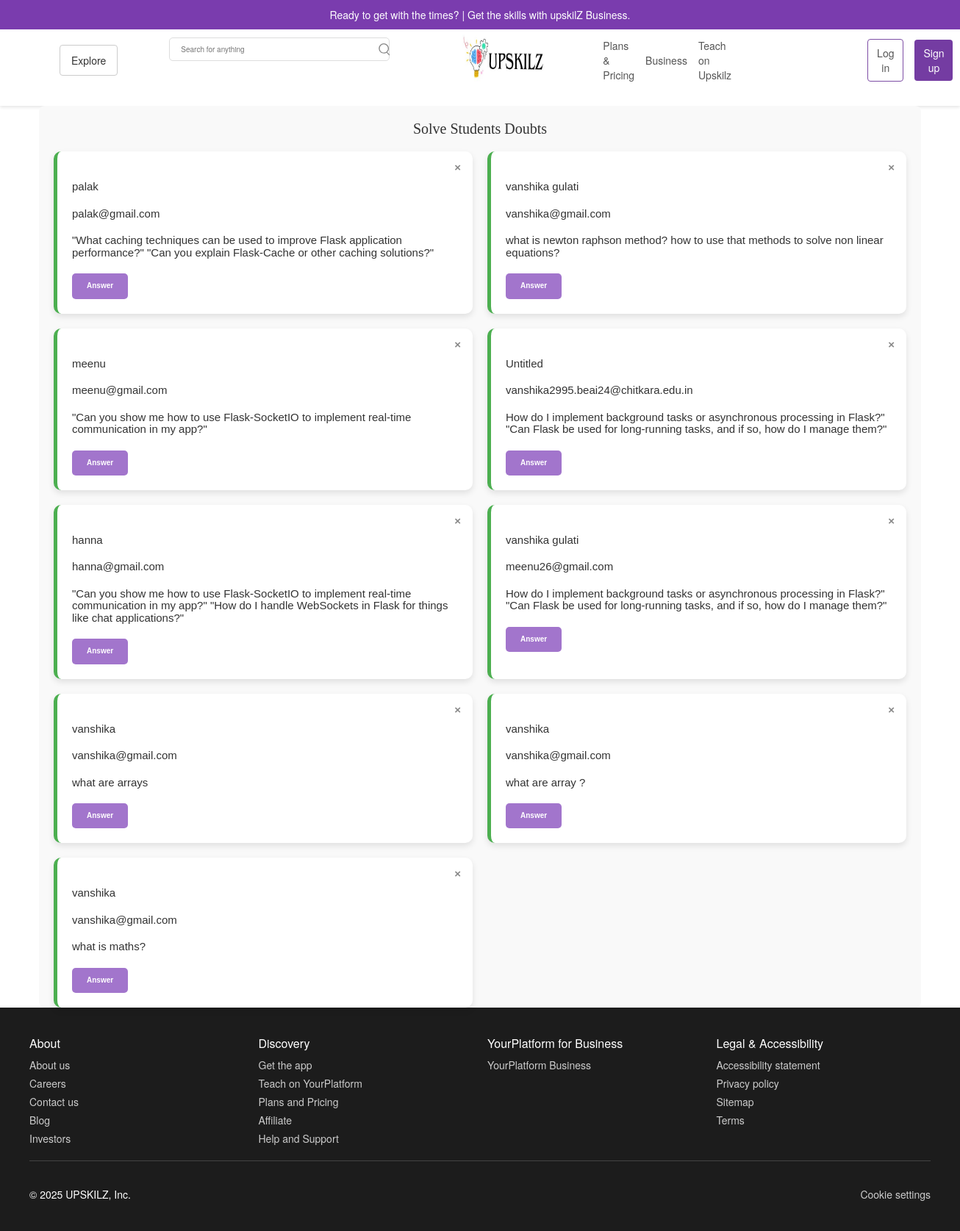
Page /solve on the committed database.
### main.py (models this page shows)
class FormData(db.Model):
    __tablename__="form"
    id = db.Column(db.Integer, primary_key=True)
    name = db.Column(db.String(100), nullable=False)
    email = db.Column(db.String(100), nullable=False)
    subject = db.Column(db.String(100), nullable=False)
    message = db.Column(db.Text, nullable=False)

### main.py (the view)
@app.route("/solve")
def solve():
    doubt_data = FormData.query.all()
    if doubt_data is None:
        return render_template("errorspage/404.html"), 404
    return render_template("solve.html",doubt=doubt_data)

### templates/solve.html (shortened to what this page needs)
{% extends 'base.html' %}
{% block main %}
<section class="featured-questions">
    <h1 style="font-family: cursive;">Solve Students Doubts</h1>
    <div class="questions" id="questionList">
        {% for item in doubt %}
        <div class="question-item">
            <h3>{{item.name}}</h3>
            <h3>{{item.email}}</h3>
            <button class="close-btn" onclick="hideQuestion(this)">×</button>
            <h3>{{item.message}}</h3>
            <button id="ans" onclick="showPopupForm(this)">Answer</button>
        </div>
        {% endfor %}
    </div>
</section>
{% endblock %}

### templates/base.html (shortened to what this page needs)
<!DOCTYPE html>
<html lang="en">
<head>
<link rel="stylesheet" href="https://cdn.jsdelivr.net/npm/bootstrap@3.3.7/dist/css/bootstrap.min.css">
     <link rel="stylesheet" href="https://cdnjs.cloudflare.com/ajax/libs/font-awesome/6.7.2/css/all.min.css" />
</head>
<body>
<header>
    <div class="promo-banner">
        Ready to get with the times? | Get the skills with upskilZ Business.
    </div>
    <div class="navbar">
        <div class="dropdown">
            <button class="dropdown-button">Explore</button>
        </div>
        <div class="search-bar">
            <input type="text" placeholder="Search for anything">
            <svg xmlns="http://www.w3.org/2000/svg" fill="none" viewBox="0 0 24 24" stroke-width="1.5" stroke="currentColor">
                <path stroke-linecap="round" stroke-linejoin="round" d="M21 21l-4.35-4.35m0 0a7.5 7.5 0 111.5-1.5 7.5 7.5 0 01-1.5 1.5z"/>
            </svg>
        </div>
        <a href="{{ url_for('home' ) }}"> <img src="/static/images/logo.jpeg" alt="upskilz" class="logo" srcset=""> </a>
        <div class="nav-links">
            <a href="{{ url_for('plans' ) }}">Plans & Pricing</a>
            <a href="">Business</a>
            <a href="{{ url_for('teach' ) }}">Teach on Upskilz</a>
        {% if 'user-key' in session %}
            <div class="doubt"><a href="{{ url_for('doubt' ) }}">Ask doubt</a></div>
            <div class="cart"><i class="fa-solid fa-cart-shopping" style="color: #6d5ba4;"></i></div>
            <div class="profile-dropdown">
            <div class="user"><i class="fa-solid fa-user" style="color: #6d5ba4;"></i></div>
                    <div class="profile-menu">
                        <a href="{{ url_for('profile') }}">My Profile</a>
                        <a href="{{ url_for('logout') }}">Log out</a>
                    </div>
                </div>
        {% else %}
                <button class="login"><a href="{{ url_for('log_in') }}">Log in</a></button>
                <button class="signup"><a href="{{ url_for('sign_up') }}">Sign up</a></button>
        {% endif %}
        </div>
</div>
</header>
{% block main %}
{% endblock %}
<footer>
    <div class="footer-container">
        <div class="footer-column">
            <h4>About</h4>
            <a href="#">About us</a>
            <a href="#">Careers</a>
            <a href="#">Contact us</a>
            <a href="#">Blog</a>
            <a href="#">Investors</a>
        </div>
        <div class="footer-column">
            <h4>Discovery</h4>
            <a href="#">Get the app</a>
            <a href="#">Teach on YourPlatform</a>
            <a href="#">Plans and Pricing</a>
            <a href="#">Affiliate</a>
            <a href="#">Help and Support</a>
        </div>
        <div class="footer-column">
            <h4>YourPlatform for Business</h4>
            <a href="#">YourPlatform Business</a>
        </div>
        <div class="footer-column">
            <h4>Legal & Accessibility</h4>
            <a href="#">Accessibility statement</a>
            <a href="#">Privacy policy</a>
            <a href="#">Sitemap</a>
            <a href="#">Terms</a>
        </div>
    </div>
    <div class="footer-bottom">
        <span>© 2025 UPSKILZ, Inc.</span>
        <a href="#">Cookie settings</a>
    </div>
</footer>
</body>
</html>

### templates/base.html (style rules this page uses)
body { margin: 0; font-family: Arial, sans-serif; display: flex; flex-direction: column; min-height: 100vh; }
.close-btn { position: absolute; top: 5px; right: 10px; font-size: 18px; cursor: pointer; font-weight: bold; }
header { background-color: white; box-shadow: 0 2px 4px rgba(0, 0, 0, 0.1); }
.promo-banner { background-color: #7a3cae; color: white; text-align: center; padding: 10px; font-size: 14px; }
.navbar { display: flex; align-items: center; padding: 15px 20px; padding-bottom: 0%; padding-top: 0%; gap: 60px; }
.logo { height: 70px; width:130px; margin-right: 10px; vertical-align: middle; }
.search-bar { flex-grow: 1; max-width: 400px; margin: 0 20px; margin-left: 0%; position: relative; }
.search-bar input { width: 90%; padding: 10px 40px 10px 15px; border: 1px solid #ccc; margin-left:0%; border-radius: 6px; }
.search-bar svg { position: absolute; top: 50%; right: 8px; transform: translateY(-50%); width: 20px; height: 20px; color: #888; }
.dropdown { position: relative; }
.dropdown-button { background-color: transparent; border: 1px solid #ccc; padding: 10px 15px; border-radius: 4px; cursor: pointer; margin-left:0%; font-size: 14px; }
.nav-links { display: flex; align-items: center; gap: 15px; }
.nav-links a { text-decoration: none; color: #555; font-size: 14px; }
.nav-links button { padding: 8px 12px; border: none; border-radius: 4px; font-size: 14px; cursor: pointer; color:aliceblue; }
.nav-links>.signup>a { color:#fff; text-decoration: none; }
.nav-links .login { background-color: transparent; border: 1px solid #7d4da5; color: #efebf2; margin-left: 170px; }
.nav-links .signup { background-color: #743ca2; color: white; display: block; }
footer { background-color: #1c1c1c; color: white; text-align: center; margin-top: auto; padding: 40px 20px; }
.footer-container { display: flex; flex-wrap: wrap; justify-content: space-between; gap: 30px; max-width: 1200px; padding-bottom: 20px; border-bottom: 1px solid #444; }
footer { background-color: #1c1c1c; color: white; padding: 30px 40px; text-align: left; margin-top: auto; }
.footer-container { display: grid; grid-template-columns: repeat(auto-fit, minmax(200px, 1fr)); gap: 20px; max-width: 100%; margin: 0; padding-bottom: 15px; border-bottom: 1px solid #444; }
.footer-column { min-width: 150px; }
.footer-column h4 { font-size: 15px; margin-bottom: 12px; color: #fff; }
.footer-column a { display: block; color: #ccc; text-decoration: none; font-size: 13px; margin-bottom: 6px; transition: color 0.3s ease; }
.footer-bottom { display: flex; justify-content: space-between; align-items: center; max-width: 100%; margin: 10px 0; font-size: 13px; padding-top: 15px; }
.footer-bottom a { color: #ccc; text-decoration: none; transition: color 0.3s ease; }
.footer-column { flex: 1; min-width: 200px; }
.footer-column h4 { font-size: 16px; margin-bottom: 10px; color: #fff; }
.footer-column a { display: block; color: #ccc; text-decoration: none; font-size: 14px; margin-bottom: 5px; }
.footer-bottom { display: flex; justify-content: space-between; align-items: center; margin-top: 20px; font-size: 14px; }
.footer-bottom a { color: #ccc; text-decoration: none; }

### templates/solve.html (style rules this page uses)
h1 { color: rgb(55, 58, 67); }
.featured-questions { max-width: 1200px; margin: auto; padding: 0 20px; background-color: #f9f9f9; border-radius: 8px; }
.featured-questions h1 { justify-content: center; text-align: center; margin-bottom: 20px; font-size: 2rem; color: #333; }
.search-bar { margin-bottom: 30px; display: flex; justify-content: center; padding: 10px; }
.search-bar input { padding: 8px 15px; font-size: 1rem; border: 1px solid #ddd; border-radius: 5px; width: 300px; }
.questions { display: grid; grid-template-columns: 1fr 1fr; gap: 20px; }
.question-item { background-color: #ffffff; padding: 20px; border-radius: 10px; font-family: sans-serif; box-shadow: 0 4px 8px rgba(0, 0, 0, 0.1); position: relative; border-left: 5px solid #4CAF50; transition: all 0.3s ease; }
.question-item h3 { font-size: 1.5rem; margin-bottom: 10px; color: #333; }
.close-btn { position: absolute; top: 10px; right: 10px; background: transparent; border: none; font-size: 1.5rem; color: #888; cursor: pointer; }
#ans { display: inline-block; padding: 10px 20px; background-color: #a275cc; color: white; font-size: 1rem; font-weight: bold; border: none; border-radius: 5px; cursor: pointer; transition: background-color 0.3s ease, transform 0.2s ease; margin-top: 10px; }

### rows in the picture
FormData: name "palak", email "palak@gmail.com", message "\"What caching techniques can be used to improve Flask application performance?\" \"Can you explain Flask-Cache or other caching solutions?\""
FormData: name "vanshika gulati", email "vanshika@gmail.com", message "what is newton raphson method? how to use that methods to solve non linear equations?"
FormData: name "meenu", email "meenu@gmail.com", message "\"Can you show me how to use Flask-SocketIO to implement real-time communication in my app?\""
FormData: name "Untitled", email "vanshika2995.beai24@chitkara.edu.in", message "How do I implement background tasks or asynchronous processing in Flask?\" \"Can Flask be used for long-running tasks, and if so, how do I manage them?\""
FormData: name "hanna", email "hanna@gmail.com", message "\"Can you show me how to use Flask-SocketIO to implement real-time communication in my app?\" \"How do I handle WebSockets in Flask for things like chat applications?\""
FormData: name "vanshika gulati", email "meenu26@gmail.com", message "How do I implement background tasks or asynchronous processing in Flask?\" \"Can Flask be used for long-running tasks, and if so, how do I manage them?\""
FormData: name "vanshika", email "vanshika@gmail.com", message "what are arrays"
FormData: name "vanshika", email "vanshika@gmail.com", message "what are array ?"
FormData: name "vanshika", email "vanshika@gmail.com", message "what is maths?"
